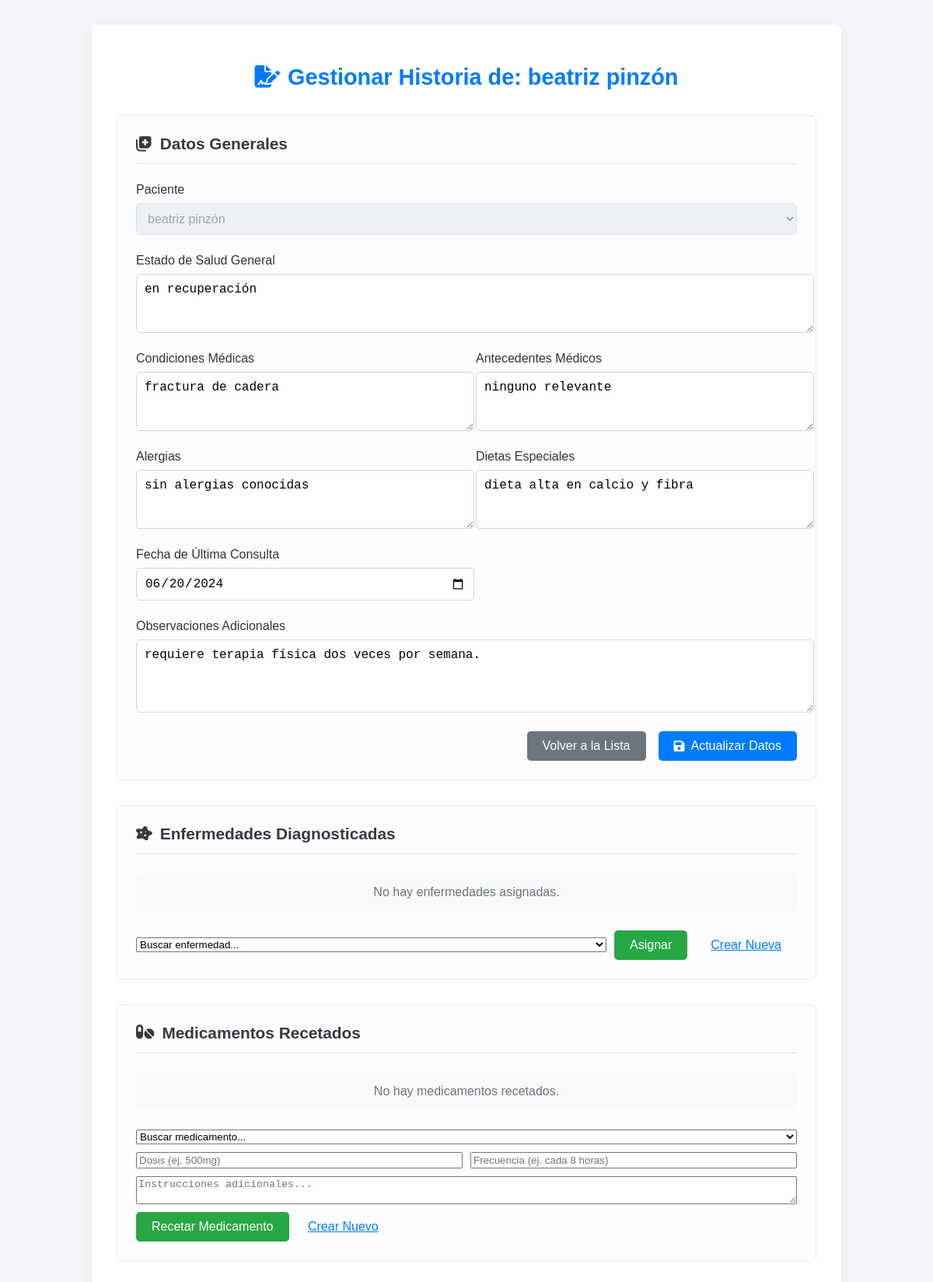
The app's page /views/admin/html_admin/form_historia_clinica.php?id=2 (signed in) with its own data.
### tables this page shows
create table tb_historia_clinica (
    id_historia_clinica int primary key auto_increment,
    id_paciente int not null,
    id_usuario_administrador int null,
    estado_salud text null,
    condiciones text null,
    antecedentes_medicos text null,
    alergias text null,
    dietas_especiales text null,
    fecha_ultima_consulta date null,
    observaciones text null,
    estado enum('Activo','Inactivo') default 'Activo'
);

create table tb_paciente (
    id_paciente int primary key auto_increment,
    documento_identificacion int not null unique,
    nombre varchar(50) not null,
    apellido varchar(50) not null,
    fecha_nacimiento date not null,
    genero enum('Masculino','Femenino') not null,
    contacto_emergencia varchar(20) not null,
    estado_civil varchar(30) not null,
    tipo_sangre enum('A+','A-','B+','B-','AB+','AB-','O+','O-') not null,
    seguro_medico varchar(100) null,
    numero_seguro varchar(50) null,
    id_usuario_familiar int null,
    estado enum('Activo','Inactivo') default 'Activo'
);

### models/clases/historia_clinica.php (called while the page is built, shortened)
<?php
require_once __DIR__ . '/../data_base/database.php';
class HistoriaClinica {
    private $conn;
    public function __construct() {
        global $conn;
        $this->conn = $conn;
    }
    public function obtenerHistoriaPorId($id_historia_clinica) {
        try {
            $stmt = $this->conn->prepare("CALL consultar_historia_clinica(?, NULL)");
            $stmt->execute([$id_historia_clinica]);
            return $stmt->fetch(PDO::FETCH_ASSOC);
        } catch (Exception $e) {
            error_log("Error en obtenerHistoriaPorId: " . $e->getMessage());
            return null;
        }
    }
}
?>

### models/clases/pacientes.php (called while the page is built, shortened)
<?php
class Paciente {
    private $conn;
    public function __construct() {
        require(__DIR__ . '/../data_base/database.php');
        $this->conn = $conn;
    }
    public function consultar() {
        try {
            $query = $this->conn->prepare("CALL consultar_pacientes()");
            $query->execute();
            return $query->fetchAll(PDO::FETCH_ASSOC);
        } catch (Exception $e) {
            throw new Exception("Error al consultar pacientes: " . $e->getMessage());
        }
    }
}
?>

### views/admin/html_admin/form_historia_clinica.php (the view, shortened to what this page needs)
<?php
require_once __DIR__ . '/../../../models/clases/historia_clinica.php';
require_once __DIR__ . '/../../../models/clases/pacientes.php';
$modelo_hc = new HistoriaClinica();
$modelo_paciente = new Paciente();
$modo_edicion = false;
$datos_hc = [];
$enfermedades_asignadas = [];
$medicamentos_asignados = [];
$pacientes = $modelo_paciente->consultar();
if (isset($_GET['id']) && is_numeric($_GET['id'])) {
    $modo_edicion = true;
    $id_historia_clinica = $_GET['id'];
    $datos_hc = $modelo_hc->obtenerHistoriaPorId($id_historia_clinica);
    $enfermedades_asignadas = $modelo_hc->consultarEnfermedadesAsignadas($id_historia_clinica);
    $medicamentos_asignados = $modelo_hc->consultarMedicamentosAsignados($id_historia_clinica);
}
?>
<!DOCTYPE html>
<html lang="es">
<head>
    <link rel="stylesheet" href="https://cdnjs.cloudflare.com/ajax/libs/font-awesome/6.2.0/css/all.min.css">
    <link rel="stylesheet" href="../css_admin/gestion_hc_detallada.css">
</head>
<body>
    <div class="main-container">
        <h1>
            <i class="fas fa-file-signature"></i>
            <?= $modo_edicion ? 'Gestionar Historia de: ' . htmlspecialchars($datos_hc['paciente_nombre_completo']) : 'Nueva Historia Clínica' ?>
        </h1>
        <form id="form-hc-principal" action="../../../controllers/admin/HC/historia_clinica_controller.php" method="POST">
            <div class="form-section">
                <h3><i class="fas fa-notes-medical"></i> Datos Generales</h3>
                <div class="form-grid">
                    <div class="form-group full-width">
                        <label for="id_paciente">Paciente</label>
                        <select name="id_paciente" id="id_paciente" required <?= $modo_edicion ? 'disabled' : '' ?>>
                            <?php foreach ($pacientes as $paciente): ?>
                                <option value="<?= $paciente['id_paciente'] ?>" <?= (isset($datos_hc['id_paciente']) && $datos_hc['id_paciente'] == $paciente['id_paciente']) ? 'selected' : '' ?>>
                                    <?= htmlspecialchars($paciente['nombre'] . ' ' . $paciente['apellido']) ?>
                                </option>
                            <?php endforeach; ?>
                        </select>
                    </div>
                    <div class="form-group full-width">
                        <label for="estado_salud">Estado de Salud General</label>
                        <textarea name="estado_salud" id="estado_salud" rows="3" required><?= htmlspecialchars($datos_hc['estado_salud'] ?? '') ?></textarea>
                    </div>
                    <div class="form-group">
                        <label for="condiciones">Condiciones Médicas</label>
                        <textarea name="condiciones" id="condiciones" rows="3"><?= htmlspecialchars($datos_hc['condiciones'] ?? '') ?></textarea>
                    </div>
                    <div class="form-group">
                        <label for="antecedentes_medicos">Antecedentes Médicos</label>
                        <textarea name="antecedentes_medicos" id="antecedentes_medicos" rows="3"><?= htmlspecialchars($datos_hc['antecedentes_medicos'] ?? '') ?></textarea>
                    </div>
                    <div class="form-group">
                        <label for="alergias">Alergias</label>
                        <textarea name="alergias" id="alergias" rows="3"><?= htmlspecialchars($datos_hc['alergias'] ?? '') ?></textarea>
                    </div>
                    <div class="form-group">
                        <label for="dietas_especiales">Dietas Especiales</label>
                        <textarea name="dietas_especiales" id="dietas_especiales" rows="3"><?= htmlspecialchars($datos_hc['dietas_especiales'] ?? '') ?></textarea>
                    </div>
                     <div class="form-group">
                        <label for="fecha_ultima_consulta">Fecha de Última Consulta</label>
                        <input type="date" name="fecha_ultima_consulta" id="fecha_ultima_consulta" value="<?= htmlspecialchars($datos_hc['fecha_ultima_consulta'] ?? '') ?>" required>
                    </div>
                    <div class="form-group full-width">
                        <label for="observaciones">Observaciones Adicionales</label>
                        <textarea name="observaciones" id="observaciones" rows="4"><?= htmlspecialchars($datos_hc['observaciones'] ?? '') ?></textarea>
                    </div>
                </div>
                 <div class="form-actions">
                    <a href="historia_clinica.php" class="btn btn-secondary">Volver a la Lista</a>
                    <button type="submit" class="btn btn-primary">
                        <i class="fas fa-save"></i> <?= $modo_edicion ? 'Actualizar Datos' : 'Guardar y Continuar' ?>
                    </button>
                </div>
            </div>
        </form>
        <?php if ($modo_edicion): ?>
            <div id="secciones-asignacion" data-id-hc="<?= $datos_hc['id_historia_clinica'] ?>">
                <div class="form-section">
                    <h3><i class="fas fa-disease"></i> Enfermedades Diagnosticadas</h3>
                    <div class="lista-asignados" id="lista-enfermedades-asignadas">
                        <?php if (empty($enfermedades_asignadas)): ?>
                            <p class="empty-message">No hay enfermedades asignadas.</p>
                        <?php endif; ?>
                    </div>
                    <div class="form-asignar">
                        <select id="select-enfermedad">
                            <option value="">Buscar enfermedad...</option>
                        </select>
                        <button class="btn btn-success" onclick="asignarEnfermedad()">Asignar</button>
                        <a href="gestion_enfermedades.php" target="_blank" class="btn btn-link">Crear Nueva</a>
                    </div>
                </div>
                <div class="form-section">
                    <h3><i class="fas fa-pills"></i> Medicamentos Recetados</h3>
                    <div class="lista-asignados" id="lista-medicamentos-asignados">
                         <?php if (empty($medicamentos_asignados)): ?>
                            <p class="empty-message">No hay medicamentos recetados.</p>
                        <?php endif; ?>
                    </div>
                    <form id="form-asignar-medicamento" class="form-asignar-medicamento">
                        <select id="select-medicamento" required>
                             <option value="">Buscar medicamento...</option>
                        </select>
                        <input type="text" id="input-dosis" placeholder="Dosis (ej. 500mg)" required>
                        <input type="text" id="input-frecuencia" placeholder="Frecuencia (ej. cada 8 horas)" required>
                        <textarea id="input-instrucciones" placeholder="Instrucciones adicionales..." rows="2"></textarea>
                        <div class="form-actions-inline">
                           <button type="submit" class="btn btn-success">Recetar Medicamento</button>
                           <a href="gestion_medicamentos.php" target="_blank" class="btn btn-link">Crear Nuevo</a>
                        </div>
                    </form>
                </div>
            </div>
        <?php endif; ?>
    </div>
</body>
</html>

### views/admin/css_admin/gestion_hc_detallada.css (style rules this page uses)
body { font-family: 'Poppins', sans-serif; background-color: #f4f6f9; color: #333; padding: 2rem; margin: 0; }
.main-container { max-width: 900px; margin: auto; background-color: #fff; border-radius: 8px; box-shadow: 0 4px 20px rgba(0,0,0,0.05); padding: 2rem; }
h1 { text-align: center; font-size: 1.8rem; color: #007bff; margin-bottom: 2rem; display: flex; align-items: center; justify-content: center; gap: 10px; }
.form-section { background-color: #fdfdff; border: 1px solid #e9ecef; border-radius: 8px; padding: 1.5rem; margin-top: 2rem; }
.form-section h3 { font-size: 1.3rem; color: #343a40; margin-top: 0; margin-bottom: 1.5rem; border-bottom: 1px solid #dee2e6; padding-bottom: 0.8rem; display: flex; align-items: center; gap: 10px; }
.form-grid { display: grid; grid-template-columns: 1fr 1fr; gap: 1.5rem; }
.form-group { display: flex; flex-direction: column; }
.form-group.full-width { grid-column: 1 / -1; }
.form-group label { margin-bottom: 0.5rem; font-weight: 500; }
.form-group input, .form-group select, .form-group textarea { width: 100%; padding: 10px; border: 1px solid #ced4da; border-radius: 5px; font-size: 1rem; }
.form-group select[disabled] { background-color: #e9ecef; }
.lista-asignados { margin-bottom: 1.5rem; }
.form-asignar { display: flex; gap: 10px; align-items: center; margin-top: 1rem; }
.form-asignar select { flex-grow: 1; }
.form-asignar-medicamento { display: grid; gap: 10px; grid-template-columns: 1fr 1fr; margin-top: 1rem; }
.form-asignar-medicamento select, .form-asignar-medicamento textarea { grid-column: 1 / -1; }
.form-actions { margin-top: 1.5rem; display: flex; justify-content: flex-end; gap: 1rem; }
.btn { padding: 10px 20px; border: none; border-radius: 5px; font-size: 1rem; font-weight: 500; cursor: pointer; text-decoration: none; display: inline-flex; align-items: center; gap: 8px; }
.btn-primary { background-color: #007bff; color: white; }
.btn-secondary { background-color: #6c757d; color: white; }
.btn-success { background-color: #28a745; color: white; }
.btn-link { background: transparent; border: none; color: #007bff; text-decoration: underline; }
.empty-message { color: #6c757d; text-align: center; padding: 1rem; background-color: #f8f9fa; border-radius: 5px; }

### records on screen
tb_historia_clinica: id_paciente "beatriz pinzón", estado_salud "en recuperación", condiciones "fractura de cadera", antecedentes_medicos "ninguno relevante", alergias "sin alergias conocidas", dietas_especiales "dieta alta en calcio y fibra", fecha_ultima_consulta "06/20/2024", observaciones "requiere terapia física dos veces por semana."

### other values on screen
$datos_hc['paciente_nombre_completo'] "beatriz pinzón"
